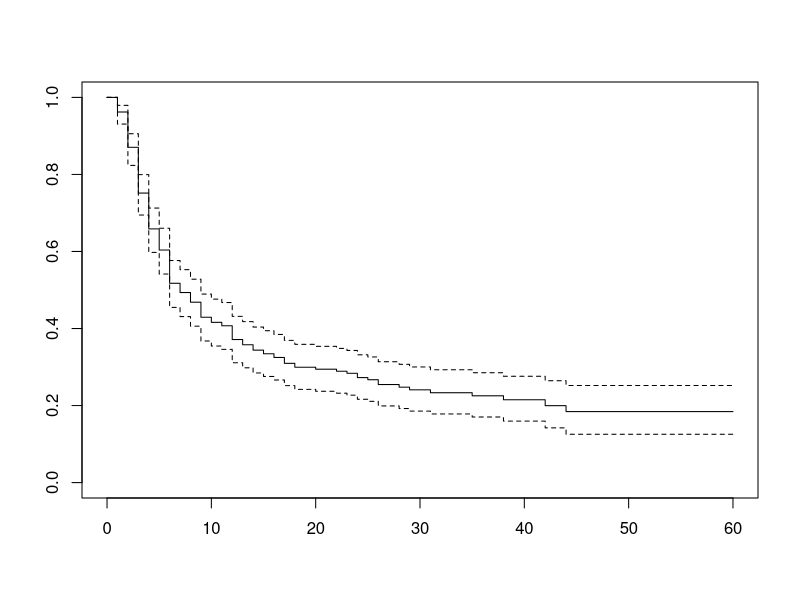
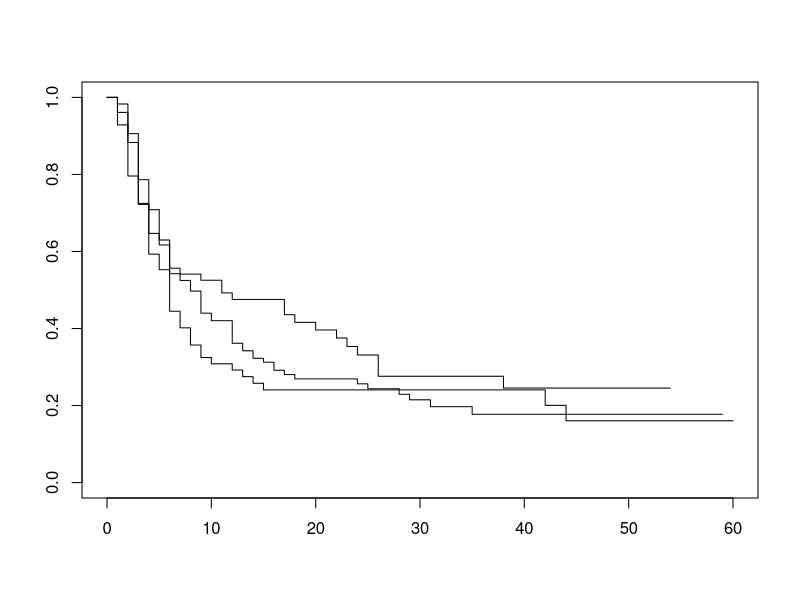

Source code (R) for these figures, in order: (Note: this script raises an error after producing the figures.)
library(stats)
library(survival)

## Information of data

data(package = "survival")  # List datasets in survival package
help(bladder1)              # Description of data
head(bladder1)              # Show first 6 rows
str(bladder1)               # Check type of variables
summary(bladder1)           # Statistical summary

## Get the final data with nonzero follow-up
bladder1$time <- 
  as.numeric(bladder1$stop -
               bladder1$start)
summary(bladder1$time)
bladder1 <- subset(bladder1,status<=1 & time>0)


## Step1 Create Kaplan-Meier curve and estimate median survial/event time 
## The "log-log" confidence interval is preferred.
## Create overval Kaplan-Meier curve
km.as.one <- survfit(Surv(time, status) ~ 1, data = bladder1, 
                     conf.type = "log-log")

## Create Kaplan-Meier curve stratified by treatment
km.by.trt <- survfit(Surv(time, status) ~ treatment, data = bladder1, 
                     conf.type = "log-log")

## Show simple statistics of Kaplan-Meier curve
km.as.one
km.by.trt

## See survival estimates at given time (lots of outputs)
summary(km.as.one)
summary(km.by.trt)

## Plot Kaplan-Meier curve without any specification
plot(km.as.one)
plot(km.by.trt)

## Plot Kaplan-Meier curve Without confidence interval and mark of event
plot(km.as.one, conf = F, mark.time = F)
plot(km.by.trt, conf = F, mark.time = F)


## step2 Create a simple cox regression and estimate HR:
model1 <-coxph(Surv(time, status) ~ treatment + number +size, 
               data=bladder1)

## Model output
summary(model1)                    # Output summary information
confint(model1)                    # Output 95% CI for the coefficients
exp(coef(model1))                  # Output HR (exponentiated coefficients)
exp(confint(model1))               # 95% CI for exponentiated coefficients
predict(model1, type="risk")       # predicted values
residuals(model1, type="deviance") # residuals


## Step3 Check for violation of proportional hazard (constant HR over time)
model1.zph <- cox.zph(model1)
model1.zph                    
## Note: p value of treatmentthiotepa <0.05
## GLOBAL p value is more important than p values of treatmentthiotepa 
## Only GLOBAL p value <0.05 is neccesary for solution of violation
## Following steps are just for providing examples

## Displays a graph of the scaled Schoenfeld residuals, along with a smooth curve.
plot(model1.zph)

## Step4 Solution of violating of proportional hazard

## Solution 1 Stratify: create a stratified cox model,namely "contitional cox model "
model2 <-coxph(Surv(start, stop, status) ~ number +size + strata (treatment), 
               data=bladder1)
summary(model2) 
model2.zph <- cox.zph(model2)
model2.zph

## Solution 1 Create a simple time-dependent model without time-dependent variable
model3 <-coxph(Surv(start, stop, status) ~ number +size + treatment, 
               data=bladder1)
summary(model3) 

## Create a time-dependent model with time-dependent variable
bladder1$thiotepa <- 
  as.numeric (bladder1$treatment=="thiotepa")
model4 <-coxph(Surv(start, stop, status) ~ number +size + treatment
               + thiotepa:time,     ## Note: "thiotepa:time" but not "thiotepa*time"
               data=bladder1)
summary(model4) 

## Step5 Performs stepwise model selection by AIC
model5 <-step(model4)  ## Default direction is "backward"
summary(model5)


## rms::survplot() function
## Load rms package
library(rms)

## Plot Kaplan-Meier curve without any specification
fit1 <- npsurv(Surv(time, status) ~ 1, data = bladder1)
fit2 <- npsurv(Surv(time, status) ~ treatment, data = bladder1)
survplot(fit1)
survplot(fit2)

## Plot Kaplan-Meier curve Without confidence interval
survplot(fit1, conf = "none")
survplot(fit2, conf = "none")

## More options for Kaplan-Meier curve
survplot(fit2, 
         xlab = "Time, month",                  # add x-axis label
         ylab = "Survival probability, %",      # add y-axis label
         ## xlim=c(0,60),                       # add x-axis limits
         ## ylim=c(-0.1,1),                     # add y-axis limits
         ## conf.int=.95,                       # show 95% CI,
         conf='none',                           # change type of CI
         label.curves = list(keys = "lines"),   # legend instead of direct label
         levels.only  = TRUE,                   # show only levels, no label
         col=c('red','green','blue'),           # change legend color
         ## fun = function(x) {1 - x},          # Cumulative probability plot
         ## loglog   = TRUE,                    # log(-log Survival) plot
         ## logt     = TRUE,                    # log time
         time.inc = 5,                          # time increment
         ## dots     = TRUE,                    # dot grid
         n.risk   = TRUE,                       # show number at risk
         y.n.risk = 0.01,                       # Change position of number at risk
         cex.n.risk = 0.6                       # change character size for number at risk
)
